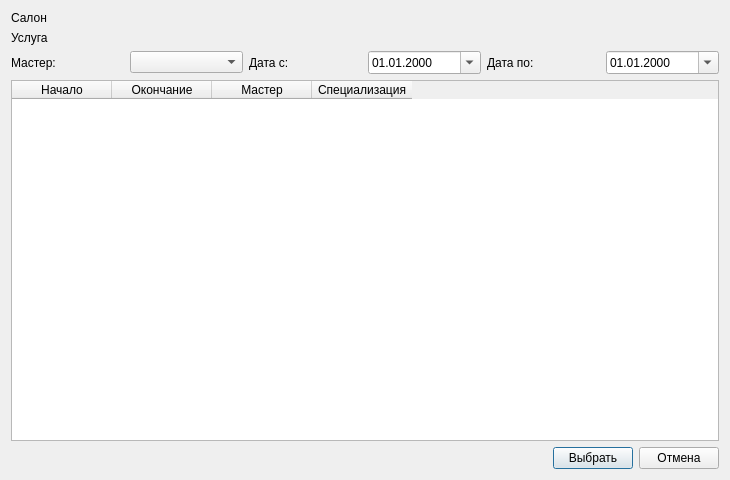
<?xml version="1.0" encoding="UTF-8"?>
<ui version="4.0">
 <class>ScheduleDialog</class>
 <widget class="QDialog" name="ScheduleDialog">
  <property name="geometry">
   <rect>
    <x>0</x>
    <y>0</y>
    <width>730</width>
    <height>480</height>
   </rect>
  </property>
  <property name="windowTitle">
   <string>Расписание салона</string>
  </property>
  <layout class="QVBoxLayout" name="verticalLayout">
   <item>
    <widget class="QLabel" name="lblSalonInfo">
     <property name="text">
      <string>Салон</string>
     </property>
     <property name="wordWrap">
      <bool>true</bool>
     </property>
    </widget>
   </item>
   <item>
    <widget class="QLabel" name="lblServiceInfo">
     <property name="text">
      <string>Услуга</string>
     </property>
     <property name="wordWrap">
      <bool>true</bool>
     </property>
    </widget>
   </item>
   <item>
    <layout class="QHBoxLayout" name="filterLayout">
     <item>
      <widget class="QLabel" name="lblMaster">
       <property name="text">
        <string>Мастер:</string>
       </property>
      </widget>
     </item>
     <item>
      <widget class="QComboBox" name="cbMasterFilter"/>
     </item>
     <item>
      <widget class="QLabel" name="lblStartDate">
       <property name="text">
        <string>Дата с:</string>
       </property>
      </widget>
     </item>
     <item>
      <widget class="QDateEdit" name="deStartDate">
       <property name="displayFormat">
        <string>dd.MM.yyyy</string>
       </property>
       <property name="calendarPopup">
        <bool>true</bool>
       </property>
      </widget>
     </item>
     <item>
      <widget class="QLabel" name="lblEndDate">
       <property name="text">
        <string>Дата по:</string>
       </property>
      </widget>
     </item>
     <item>
      <widget class="QDateEdit" name="deEndDate">
       <property name="displayFormat">
        <string>dd.MM.yyyy</string>
       </property>
       <property name="calendarPopup">
        <bool>true</bool>
       </property>
      </widget>
     </item>
    </layout>
   </item>
   <item>
    <widget class="QTableWidget" name="tblSchedule">
     <column>
      <property name="text">
       <string>Начало</string>
      </property>
     </column>
     <column>
      <property name="text">
       <string>Окончание</string>
      </property>
     </column>
     <column>
      <property name="text">
       <string>Мастер</string>
      </property>
     </column>
     <column>
      <property name="text">
       <string>Специализация</string>
      </property>
     </column>
    </widget>
   </item>
   <item>
    <layout class="QHBoxLayout" name="buttonLayout">
     <item>
      <spacer name="horizontalSpacer">
       <property name="orientation">
        <enum>Qt::Horizontal</enum>
       </property>
       <property name="sizeHint" stdset="0">
        <size>
         <width>40</width>
         <height>20</height>
        </size>
       </property>
      </spacer>
     </item>
     <item>
      <widget class="QPushButton" name="btnSelectSlot">
       <property name="text">
        <string>Выбрать</string>
       </property>
      </widget>
     </item>
     <item>
      <widget class="QPushButton" name="btnCancel">
       <property name="text">
        <string>Отмена</string>
       </property>
      </widget>
     </item>
    </layout>
   </item>
  </layout>
 </widget>
 <resources/>
 <connections/>
</ui>
